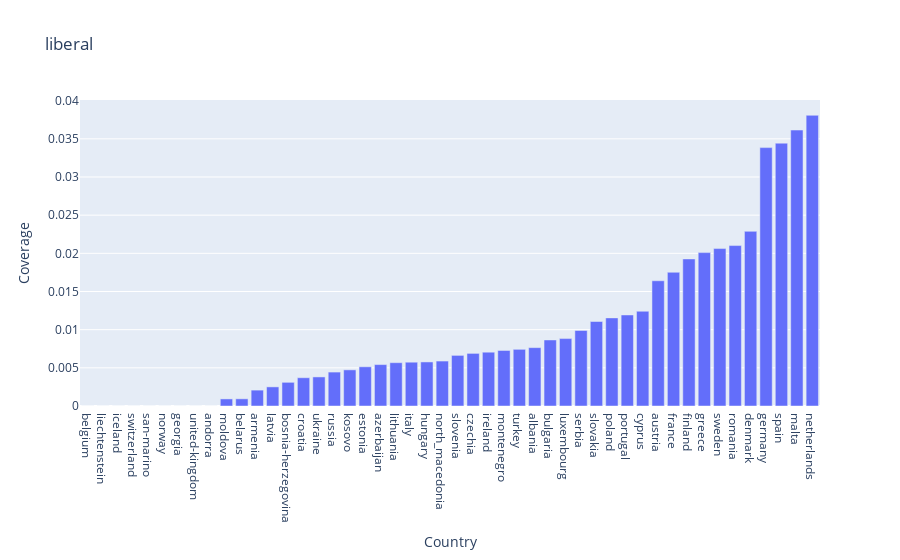

Notebook code cell kept with this figure:
### Code cell
# plot single topic
topic = 'liberal'
df_sorted = df.sort_values(by=topic, ascending=True)
fig = go.Figure(data=[go.Bar(x=df_sorted['country'], y=df_sorted[topic])])

# Customize the layout (optional)
fig.update_layout(title=topic, xaxis_title='Country', yaxis_title='Coverage')

# Display the chart
fig.show()

### Figure 1 — Plotly figure (JSON) as saved in the notebook; plotly's stock layout.template omitted (floating-point values rounded to 4 significant figures)
{"data": [{"type": "bar", "x": ["belgium", "liechtenstein", "iceland", "switzerland", "san-marino", "norway", "georgia", "united-kingdom", "andorra", "moldova", "belarus", "armenia", "latvia", "bosnia-herzegovina", "croatia", "ukraine", "russia", "kosovo", "estonia", "azerbaijan", "lithuania", "italy", "hungary", "north_macedonia", "slovenia", "czechia", "ireland", "montenegro", "turkey", "albania", "bulgaria", "luxembourg", "serbia", "slovakia", "poland", "portugal", "cyprus", "austria", "france", "finland", "greece", "sweden", "romania", "denmark", "germany", "spain", "malta", "netherlands"], "y": [0, 0, 0, 0, 0, 0, 0, 0, 0, 0.0009274, 0.0009407, 0.002082, 0.002504, 0.003103, 0.003705, 0.003808, 0.004445, 0.004734, 0.005137, 0.005427, 0.005675, 0.005738, 0.005772, 0.005889, 0.006631, 0.006893, 0.007048, 0.007275, 0.007425, 0.007646, 0.008654, 0.008832, 0.009893, 0.01107, 0.01154, 0.01193, 0.01241, 0.01641, 0.01752, 0.01927, 0.02009, 0.02062, 0.02102, 0.02288, 0.03385, 0.03443, 0.03615, 0.03808]}], "layout": {"autosize": true, "title": {"text": "liberal"}, "xaxis": {"autorange": true, "range": [-0.5, 47.5], "title": {"text": "Country"}, "type": "category"}, "yaxis": {"autorange": true, "range": [0, 0.04009], "title": {"text": "Coverage"}, "type": "linear"}}}
